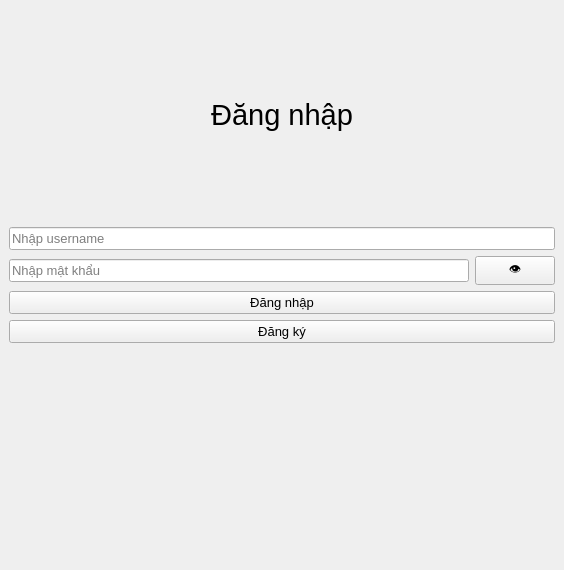
<?xml version="1.0" encoding="UTF-8"?>
<ui version="4.0">
 <class>MainWindow</class>
 <widget class="QMainWindow" name="MainWindow">
  <property name="geometry">
   <rect>
    <x>0</x>
    <y>0</y>
    <width>564</width>
    <height>570</height>
   </rect>
  </property>
  <property name="windowTitle">
   <string>Login</string>
  </property>
  <widget class="QWidget" name="centralwidget">
   <layout class="QVBoxLayout" name="verticalLayout">
    <item>
     <widget class="QLabel" name="label">
      <property name="font">
       <font>
        <pointsize>22</pointsize>
       </font>
      </property>
      <property name="text">
       <string>Đăng nhập</string>
      </property>
      <property name="alignment">
       <set>Qt::AlignCenter</set>
      </property>
     </widget>
    </item>
    <item>
     <widget class="QLineEdit" name="txtUsername">
      <property name="font">
       <font>
        <pointsize>10</pointsize>
       </font>
      </property>
      <property name="placeholderText">
       <string>Nhập username</string>
      </property>
     </widget>
    </item>
    <item>
     <layout class="QHBoxLayout" name="horizontalLayout">
      <item>
       <widget class="QLineEdit" name="txtPassword">
        <property name="font">
         <font>
          <pointsize>10</pointsize>
         </font>
        </property>
        <property name="echoMode">
         <enum>QLineEdit::Password</enum>
        </property>
        <property name="placeholderText">
         <string>Nhập mật khẩu</string>
        </property>
       </widget>
      </item>
      <item>
       <widget class="QPushButton" name="btnTogglePassword">
        <property name="text">
         <string>👁</string>
        </property>
       </widget>
      </item>
     </layout>
    </item>
    <item>
     <widget class="QPushButton" name="btnLogin">
      <property name="font">
       <font>
        <pointsize>10</pointsize>
       </font>
      </property>
      <property name="text">
       <string>Đăng nhập</string>
      </property>
     </widget>
    </item>
    <item>
     <widget class="QPushButton" name="btnGoRegister">
      <property name="font">
       <font>
        <pointsize>10</pointsize>
       </font>
      </property>
      <property name="text">
       <string>Đăng ký</string>
      </property>
     </widget>
    </item>
    <item>
     <widget class="QLabel" name="lblError">
      <property name="styleSheet">
       <string notr="true">color: red;</string>
      </property>
      <property name="text">
       <string/>
      </property>
     </widget>
    </item>
   </layout>
  </widget>
 </widget>
 <resources/>
 <connections/>
</ui>
